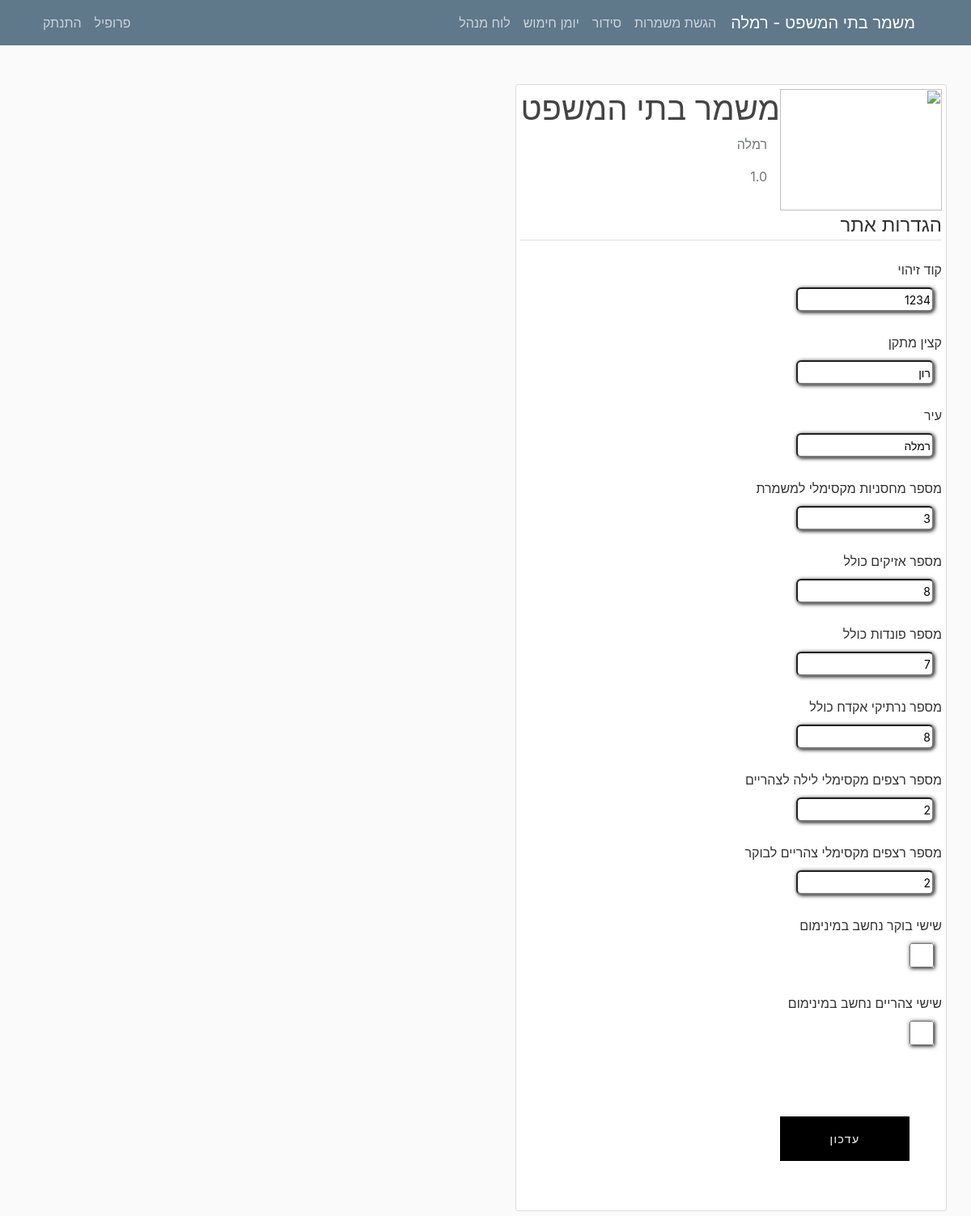
Page /settings/ (signed in) on the committed database.
### mishmar/models.py (models this page shows, shortened)
class Settings(models.Model):
    submitting = models.BooleanField(default=True, verbose_name="ניתן להגיש/לשנות הגשות")
    pin_code = models.IntegerField(default=1234, verbose_name="קוד זיהוי")
    officer = models.CharField(max_length=20, verbose_name="קצין מתקן")
    city = models.CharField(max_length=100, verbose_name="עיר")
    max_seq0 = models.IntegerField(default=2, verbose_name="מספר רצפים מקסימלי לילה לצהריים")
    max_seq1 = models.IntegerField(default=2, verbose_name="מספר רצפים מקסימלי צהריים לבוקר")
    version = models.CharField(max_length=10, default="1.0", verbose_name="גרסה")
    friday_morning = models.BooleanField(default=False, verbose_name="שישי בוקר נחשב במינימום הגשות?", blank=True)
    friday_noon = models.BooleanField(default=False, verbose_name="שישי בצהריים נחשב במינימום הגשות?", blank=True)
    num_mags = models.PositiveIntegerField(default=3, verbose_name="מספר מחסניות")
    hand_cuffs = models.PositiveIntegerField(default=8, verbose_name="מספר אזיקים")
    num_mag_cases = models.PositiveIntegerField(default=8, verbose_name="מספר פונדות")
    num_gun_cases = models.PositiveIntegerField(default=8, verbose_name="מספר נרתיקים")

### users/models.py (models this page shows, shortened)
class UserSettings(models.Model):
    user = models.OneToOneField(User, on_delete=models.CASCADE)
    nickname = models.CharField(default="אין", max_length=20, verbose_name="כינוי", blank=True)
    night = models.IntegerField(default=0, verbose_name="לילה")
    sat_night = models.IntegerField(default=0, verbose_name="שישי לילה/מוצ\"ש")
    fri_noon = models.IntegerField(default=0, verbose_name="שישי צהריים")
    sat_morning = models.IntegerField(default=0, verbose_name="שבת בוקר/צהריים")
    image = models.TextField(default="", verbose_name="תמונה", blank=True)
    sat = models.BooleanField(default=False, verbose_name="עושה רק מוצ\"ש")
    language = models.CharField(default="hebrew", max_length=30, verbose_name="שפה")
    class Meta:
        verbose_name = "הגדרות משתמש"
        verbose_name_plural = "הגדרות משתמשים"

### mishmar/decorators.py (the view)
    def wrap(request, *args, **kwargs):
        user = User.objects.get(id=request.user.id)
        if user.groups.filter(name='staff').exists():
            return function(request, *args, **kwargs)
        else:
            raise PermissionDenied

### mishmar/forms.py
class SettingsForm(forms.ModelForm):
    pin_code = forms.IntegerField(required=True)
    officer = forms.CharField(max_length=20)
    city = forms.CharField(max_length=30)
    max_seq0 = forms.IntegerField(required=True)
    max_seq1 = forms.IntegerField(required=True)
    friday_morning = forms.BooleanField(required=False)
    friday_noon = forms.BooleanField(required=False)
    num_mags = forms.IntegerField(required=True)
    hand_cuffs = forms.IntegerField(required=True)
    num_mag_cases = forms.IntegerField(required=True)
    num_gun_cases = forms.IntegerField(required=True)
    class Meta:
        model = Settings
        fields = ["pin_code", "officer", "city", "max_seq0", "max_seq1", "friday_morning", "friday_noon", "num_mags", "hand_cuffs", "num_mag_cases", "num_gun_cases"]

### mishmar/views.py (called while the page is built)
@user_staff_permission
def settings_view(request):
    settings = Settings.objects.all().last()
    if request.method == 'POST':
        success, fail = ['שינויים נשמרו!', 'שינויים לא נשמרו!']
        settings_form = SettingsForm(request.POST, instance=settings)
        if settings_form.is_valid():
            messages.success(request, translate_text(success, request.user, "hebrew"))
            settings_form.save()
        else:
            messages.error(request, translate_text(fail, request.user, "hebrew"))
    else:
        settings_form = SettingsForm(instance=settings)
    context = {
        "settings_form": settings_form,
        "base": base_strings,
        "settings": settings,
    }
    return render(request, "mishmar/settings.html", context)

@register.filter
def get_city(string):
    settings = Settings.objects.all().first()
    return settings.city

@register.filter
def isStaff(user):
    return user.groups.filter(name='staff').exists()

@register.filter
def getmonth(month):
    letter = month.lower()[0]
    if (letter >= 'a' and letter <= 'z'):
        return month
    else:
        months_he = ["ינו", "פבר", "מרץ", "אפר", "מאי", "יונ", "יול", "אוג", "ספט", "אוק", "נוב", "דצמ"]
        months = ["jan", "feb", "mar", "apr", "may", "jun", "jul", "aug", "sep", "oct", "nov", "dec"]
        return months[months_he.index(month)]

@register.filter
def getday(string):
    letter = datetime.datetime.now().strftime("%b").lower()[0]
    if (letter >= 'a' and letter <= 'z'):
        return datetime.datetime.now()
    return datetime.datetime.now()

@register.filter
def get_base_string(user, num):
    return translate_text(base_strings[int(num)], user, "hebrew")

### mishmar/templates/mishmar/settings.html (shortened to what this page needs)
{% extends "mishmar/base.html" %}
{% block content %}
    <div dir="rtl" style="text-align: right" class="content-section">
      <div style="text-align: right" class="media" dir="rtl">
        <img src="https://lh3.google.com/u/2/d/1IZcZXCgerQDeYUeAAYsn2h1O9BwabMWx=w1920-h929-iv1" width="200px" height="150px">
        <div style="text-align: right"  dir="rtl" class="media-body">
          <h2  class="account-heading">משמר בתי המשפט</h2>
          <p dir="rtl" style="margin-right: 1.0em" class="text-secondary">{{ settings.city }}</p>
            <p dir="rtl" style="margin-right: 1.0em" class="text-secondary">{{ settings.version }}</p>
        </div>
      </div>
      <form method="POST">
            <fieldset class="form-group" enctype="multipart/form-data">
                <legend class="border-bottom mb-4">הגדרות אתר</legend>
                <div >
                    <div style="margin-bottom: 1em">
                        <div>
                            <a>קוד זיהוי</a>
                        </div>
                        <div style="padding: 10px">
                            {{ settings_form.pin_code }}
                        </div>
                    </div>
                    <div style="margin-bottom: 1em">
                        <div>
                            <a>קצין מתקן</a>
                        </div>
                        <div style="padding: 10px">
                            {{ settings_form.officer }}
                        </div>
                    </div>
                    <div style="margin-bottom: 1em">
                        <div>
                            <a>עיר</a>
                        </div>
                        <div style="padding: 10px">
                            {{ settings_form.city }}
                        </div>
                    </div>
                    <div style="margin-bottom: 1em">
                        <div>
                            <a>מספר מחסניות מקסימלי למשמרת</a>
                        </div>
                        <div style="padding: 10px">
                            {{ settings_form.num_mags }}
                        </div>
                    </div>
                    <div style="margin-bottom: 1em">
                        <div>
                            <a>מספר אזיקים כולל</a>
                        </div>
                        <div style="padding: 10px">
                            {{ settings_form.hand_cuffs }}
                        </div>
                    </div>
                    <div style="margin-bottom: 1em">
                        <div>
                            <a>מספר פונדות כולל</a>
                        </div>
                        <div style="padding: 10px">
                            {{ settings_form.num_mag_cases }}
                        </div>
                    </div>
                    <div style="margin-bottom: 1em">
                        <div>
                            <a>מספר נרתיקי אקדח כולל</a>
                        </div>
                        <div style="padding: 10px">
                            {{ settings_form.num_gun_cases }}
                        </div>
                    </div>
                    <div style="margin-bottom: 1em">
                        <div>
                            <a>מספר רצפים מקסימלי לילה לצהריים</a>
                        </div>
                        <div style="padding: 10px">
                            {{ settings_form.max_seq0 }}
                        </div>
                    </div>
                    <div style="margin-bottom: 1em">
                        <div>
                            <a>מספר רצפים מקסימלי צהריים לבוקר</a>
                        </div>
                        <div style="padding: 10px">
                            {{ settings_form.max_seq1 }}
                        </div>
                    </div>
                    <div style="margin-bottom: 1em">
                        <div>
                            <a>שישי בוקר נחשב במינימום</a>
                        </div>
                        <div style="padding: 10px">
                            {{ settings_form.friday_morning }}
                        </div>
                    </div>
                    <div style="margin-bottom: 1em">
                        <div>
                            <a>שישי צהריים נחשב במינימום</a>
                        </div>
                        <div style="padding: 10px">
                            {{ settings_form.friday_noon }}
                        </div>
                    </div>
                    </div>
            </fieldset>
            <div class="form-group">
                <div class="con2 buttons">
                    <button class="but effect01" type="submit"><span>עדכון</span></button>
                </div>
            </div>
        </form>
    </div>
{% endblock content %}

### mishmar/templates/mishmar/base.html (shortened to what this page needs)
{% load static %}
<!DOCTYPE html>
<html dir = rtl>
<head>
    <link rel="stylesheet" href="https://maxcdn.bootstrapcdn.com/bootstrap/4.0.0/css/bootstrap.min.css">
    <link rel="stylesheet" type="text/css" href="{% static 'mishmar/main.css' %}">
    <link rel="stylesheet" type="text/css" href="{% static 'mishmar/matrix.css' %}">
    <link rel="stylesheet" type="text/css" href="{% static 'mishmar/neon.css' %}">
</head>
<body>
    <header class="site-header">
      <nav class="navbar navbar-expand-md navbar-dark bg-steel fixed-top">
        <div class="container">
          <a class="navbar-brand mr-4" style="margin-left: 0.5em" href="{% url 'Home' %}">משמר בתי המשפט - {{ ""|get_city }}</a>
          <div class="collapse navbar-collapse" id="navbarToggle">
            <div class="navbar-nav ">
              {% if request.user.is_authenticated %}
              {% if request.user.username != 'metagber' %}
              <a class="nav-item nav-link" href="{% url 'Serve' %}">{{ request.user|get_base_string:"1" }}</a>
                <a  class="nav-item nav-link" href="{% url 'Organization' %}">{{ request.user|get_base_string:"2" }}</a>
                {% endif %}
                <a  class="nav-item nav-link" href="{% url 'armingday' year='today'|getday|date:'Y' month='today'|getday|date:'b'|getmonth day='today'|getday|date:'d' %}">יומן חימוש</a>
                {% endif %}
                {% if request.user|isStaff %}
                    <a  class="nav-item nav-link" href="{% url 'staff-panel' %}">לוח מנהל</a>
                {% endif %}
            </div>
            <div class="navbar-nav mr-auto">
                {% if request.user.is_authenticated %}
                {% if request.user.username != 'metagber' %}
                    <a class="nav-item nav-link" href="{% url 'profile' %}">{{ request.user|get_base_string:"6" }}</a>
                    {% endif %}
                    <a class="nav-item nav-link" href="{% url 'logout' %}">{{ request.user|get_base_string:"7" }}</a>
                 {% else %}
                    <a class="nav-item nav-link" href="{% url 'login' %}">{{ request.user|get_base_string:"8" }}</a>
                    <a class="nav-item nav-link" href="{% url 'register' %}">{{ request.user|get_base_string:"9" }}</a>
                {% endif %}
            </div>
          </div>
        </div>
      </nav>
    </header>
    <main role="main" class="container">
      <div class="row" dir="rtl">
        <div>
          {% block content %}{% endblock %}
        </div>
      </div>
    </main>
</body>
</html>

### mishmar/static/mishmar/main.css (style rules this page uses)
body { background: #fafafa; color: #333333; margin-top: 5rem; padding: 1.5em; direction: rtl; text-align: right; }
h1, h2, h3, h4, h5, h6 { color: #444444; direction: rtl; text-align: center; }
.bg-steel { background-color: #5f788a; }
.site-header .navbar-nav .nav-link { color: #cbd5db; }
.content-section { background: #ffffff; padding: 5px 5px; border: 1px solid #dddddd; border-radius: 3px; margin-bottom: 20px; direction: rtl; text-align: center; }
.account-heading { font-size: 2.5rem; }
input[type=text] { width: 170px; height: 30px; overflow: hidden; font-size: 14px; border-radius: 6px; box-shadow: 1px 1px 5px black; border: 1; }
input[type=number] { width: 170px; height: 30px; overflow: hidden; font-size: 14px; border-radius: 6px; box-shadow: 1px 1px 5px black; border: 1; }
input[type=checkbox] { width: 30px; height: 30px; overflow: hidden; font-size: 14px; border-radius: 6px; box-shadow: 1px 1px 5px black; border: 1; }

### mishmar/static/mishmar/neon.css (style rules this page uses)
.buttons { display: flex; flex-direction: row; flex-wrap: wrap; justify-content: center; text-align: center; width: 100%; height: 100%; margin: 0; }
.con2 { display: flex; flex-direction: row; justify-content: center; text-align: center; background-color: #ffffff; padding: 40px 0px; width: 240px; }
.but { letter-spacing: 0.1em; cursor: pointer; font-size: 14px; font-weight: 400; line-height: 45px; max-width: 160px; position: relative; text-decoration: none; text-transform: uppercase; width: 100%; }
.effect01 { color: #fafafa; border: 4px solid #000; box-shadow:0px 0px 0px 1px #000 inset; background-color: #000; overflow: hidden; position: relative; transition: all 0.3s ease-in-out; }
.effect01 span { transition: all 0.2s ease-out; z-index: 2; }
.effect01:after { background: #fafafa; border: 0px solid #000; content: ""; height: 155px; left: -75px; opacity: .8; position: absolute; top: -50px; -webkit-transform: rotate(35deg); transform: rotate(35deg); width: 50px; transition: all 1s cubic-bezier(0.075, 0.82, 0.165, 1); z-index: 1; }

### rows in the picture
Settings: city "רמלה", version "1.0", pin_code "1234", officer "רון", num_mags "3", hand_cuffs "8", num_mag_cases "7", num_gun_cases "8", max_seq0 "2", max_seq1 "2"

### other values in the picture
{{ request.user|get_base_string:"1" }} "הגשת משמרות"
{{ request.user|get_base_string:"2" }} "סידור"
{{ request.user|get_base_string:"6" }} "פרופיל"
{{ request.user|get_base_string:"7" }} "התנתק"
